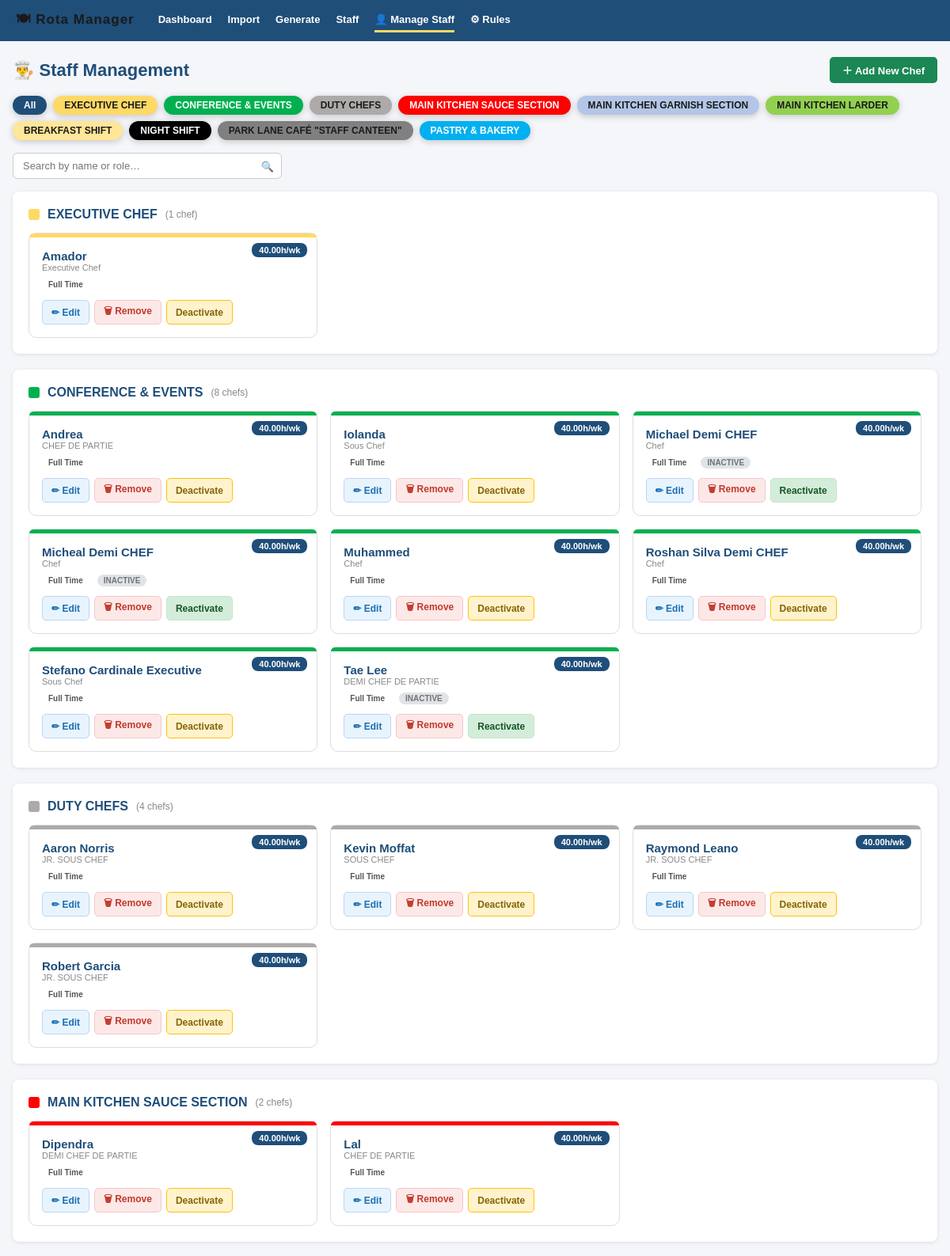
Page /staff/manage/ (upper part) on the committed database.
### rota/models.py (models this page shows, shortened)
class Section(models.Model):
    name = models.CharField(max_length=100, unique=True)
    order = models.IntegerField(default=0)
    class Meta:
        ordering = ['order']

class Staff(models.Model):
    EMPLOYMENT_TYPES = [
        ('full_time', 'Full Time'),
        ('part_time', 'Part Time'),
        ('agency', 'Agency'),
        ('zero_hours', 'Zero Hours'),
    ]
    name = models.CharField(max_length=150)
    role = models.CharField(max_length=100, blank=True)
    section = models.ForeignKey(Section, on_delete=models.SET_NULL, null=True, related_name='staff')
    is_active = models.BooleanField(default=True)
    typical_shifts = models.TextField(default='{}', help_text='JSON: day_of_week -> preferred shift')
    contracted_hours_pw = models.DecimalField(
        max_digits=5, decimal_places=2, default=40.0,
        help_text='Contracted hours per week'
    )
    start_date = models.DateField(null=True, blank=True)
    end_date = models.DateField(null=True, blank=True)
    email = models.EmailField(blank=True)
    phone = models.CharField(max_length=30, blank=True)
    employment_type = models.CharField(
        max_length=20, default='full_time', choices=EMPLOYMENT_TYPES
    )

### rota/views.py (the view)
# urls.py: path('staff/manage/', views.staff_manage, name='staff_manage'),
def staff_manage(request):
    sections = list(Section.objects.order_by('order'))
    for sec in sections:
        sec.color = _section_color(sec.name)
    sections_with_staff = []
    for sec in sections:
        members = list(Staff.objects.filter(section=sec).order_by('name'))
        if members:
            sections_with_staff.append((sec, members))
    return render(request, 'rota/staff_manage.html', {
        'sections': sections,
        'sections_with_staff': sections_with_staff,
    })

### rota/templatetags/rota_extras.py (called while the page is built)
@register.filter(name='chef_json')
def chef_json(chef):
    return json.dumps({
        'id': chef.id,
        'name': chef.name,
        'role': chef.role,
        'section_id': chef.section_id,
        'employment_type': chef.employment_type,
        'contracted_hours_pw': float(chef.contracted_hours_pw),
        'email': chef.email,
        'phone': chef.phone,
        'start_date': chef.start_date.isoformat() if chef.start_date else '',
        'end_date': chef.end_date.isoformat() if chef.end_date else '',
        'is_active': chef.is_active,
    })

### rota/views.py (called while the page is built)
def _section_color(section_name):
    name = (section_name or '').upper()
    for keyword, color in SECTION_COLORS.items():
        if keyword.upper() in name or name in keyword.upper():
            return color
    return '#888888'

### rota/templates/rota/staff_manage.html (shortened to what this page needs)
{% extends 'rota/base.html' %}
{% load rota_extras %}
{% block content %}
<div style="display:flex;align-items:center;justify-content:space-between;margin-bottom:16px;flex-wrap:wrap;gap:8px;">
  <h1 style="margin:0;">👨‍🍳 Staff Management</h1>
  <button class="btn btn-success" onclick="openAdd()">＋ Add New Chef</button>
</div>
<div class="section-filter" id="sec-filter">
  <button class="sec-btn active" data-sec="all" style="background:#1f4e79;color:#fff;"
    onclick="filterSection(this,'all')">All</button>
  {% for section in sections %}
  <button class="sec-btn active" data-sec="{{ section.id }}"
    style="background:{{ section.color|default:'#888' }};color:{% if section.color == '#000000' or section.color == '#FF0000' or section.color == '#333333' %}#fff{% elif section.color == '#00B050' or section.color == '#00B0F0' %}#fff{% else %}#1a1a1a{% endif %};"
    onclick="filterSection(this,'{{ section.id }}')">{{ section.name }}</button>
  {% endfor %}
</div>
<div class="search-bar">
  <input type="text" id="search-input" placeholder="Search by name or role…" oninput="filterSearch()">
  <span class="icon">🔍</span>
</div>
{% if sections_with_staff %}
  {% for section, staff_members in sections_with_staff %}
  <div class="card" id="sec-block-{{ section.id }}" style="margin-bottom:20px;">
    <h2 style="display:flex;align-items:center;gap:10px;margin-bottom:14px;">
      <span style="display:inline-block;width:14px;height:14px;border-radius:3px;background:{{ section.color|default:'#888' }};"></span>
      {{ section.name }}
      <span style="font-size:12px;font-weight:400;color:#888;">({{ staff_members|length }} chef{{ staff_members|length|pluralize }})</span>
    </h2>
    <div class="staff-grid">
    {% for chef in staff_members %}
    <div class="chef-card" id="chef-{{ chef.id }}" data-sec="{{ section.id }}"
         data-name="{{ chef.name|lower }}" data-role="{{ chef.role|lower }}">
      <div class="section-bar" style="background:{{ section.color|default:'#888' }};"></div>
      <span class="hours-badge" title="Contracted hours/week">{{ chef.contracted_hours_pw }}h/wk</span>
      <div class="chef-name">{{ chef.name }}</div>
      <div class="chef-role">{{ chef.role|default:"Chef" }}</div>
      <div class="meta">
        <span class="chip chip-{{ chef.employment_type }}">{{ chef.get_employment_type_display }}</span>
        {% if not chef.is_active %}<span class="chip chip-inactive">INACTIVE</span>{% endif %}
      </div>
      <div style="margin-top:12px;display:flex;gap:6px;">
        <button class="btn btn-sm btn-edit" onclick='editChef({{ chef|chef_json }})'>✏ Edit</button>
        <button class="btn btn-sm btn-delete" onclick="deleteChef({{ chef.id }},'{{ chef.name|escapejs }}')">🗑 Remove</button>
        {% if chef.is_active %}
        <button class="btn btn-sm" style="background:#fff3cd;border:1px solid #ffc107;color:#856404;"
          onclick="toggleActive({{ chef.id }},false,'{{ chef.name|escapejs }}')">Deactivate</button>
        {% else %}
        <button class="btn btn-sm" style="background:#d4edda;border:1px solid #c3e6cb;color:#155724;"
          onclick="toggleActive({{ chef.id }},true,'{{ chef.name|escapejs }}')">Reactivate</button>
        {% endif %}
      </div>
    </div>
    {% endfor %}
    </div>
  </div>
  {% empty %}
  <div class="empty-section">No staff in this section yet.</div>
  {% endfor %}
{% else %}
<div class="card empty-section">
  <p>No staff members found. Import a rota or add chefs manually using the button above.</p>
</div>
{% endif %}
{% endblock %}

### rota/templates/rota/base.html (style rules this page uses)
:root { --navy: #1f4e79; --blue: #2e75b6; --light-blue: #d6e4f7; --green: #70ad47; --light-green: #e2efda; --yellow: #ffd966; --red: #ff0000; --grey: #d9d9d9; --white: #ffffff; --text: #1a1a1a; --shift-early: #C0E6F5; --shift-am: #E2EFDA; --shift-pm: #FCE4D6; --shift-late: #F4B084; --shift-night: #B4C6E7; --shift-off: #d9d9d9; --shift-h: #ffd966; --shift-sick: #ffb3b3; --shift-other: #ffe4d0; --shift-breakfast: #c4f2de; --shift-brunch: #457aed; --sec-exec: #FFD966; --sec-conf: #00B050; --sec-duty: #AEAAAA; --sec-sauce: #FF0000; --sec-garnish: #B4C6E7; --sec-larder: #92D050; --sec-breakfast: #FFE699; --sec-night: #333333; --sec-canteen: #808080; --sec-pastry: #00B0F0; --sec-terrace: #F4B084; }
* { box-sizing: border-box; margin: 0; padding: 0; }
body { font-family: Arial, sans-serif; font-size: 13px; color: var(--text); background: #f4f6f9; }
h1 { font-size: 22px; color: var(--navy); margin-bottom: 20px; }
h2 { font-size: 16px; color: var(--navy); margin-bottom: 12px; }
.card { background: #fff; border-radius: 8px; box-shadow: 0 1px 4px rgba(0,0,0,.1); padding: 20px; margin-bottom: 20px; }
.btn { display: inline-block; padding: 7px 16px; border-radius: 5px; font-size: 13px; font-weight: 600; cursor: pointer; border: none; text-decoration: none; }
.btn-success { background: #1a8754; color: #fff; }
.btn-sm { padding: 4px 11px; font-size: 12px; }
input, select { padding: 7px 10px; border: 1px solid #ccc; border-radius: 4px; font-size: 13px; }

### rota/templates/rota/staff_manage.html (style rules this page uses)
:root { --sec-exec: #FFD966; --sec-conf: #00B050; --sec-duty: #AEAAAA; --sec-sauce: #FF0000; --sec-garnish: #B4C6E7; --sec-larder: #92D050; --sec-breakfast: #FFE699; --sec-night: #333333; --sec-canteen: #808080; --sec-pastry: #00B0F0; --sec-terrace: #F4B084; }
.staff-grid { display:grid; grid-template-columns:repeat(auto-fill,minmax(320px,1fr)); gap:16px; }
.chef-card { background:#fff; border:1px solid #ddd; border-radius:10px; padding:16px; position:relative; transition:box-shadow .15s; }
.chef-card .section-bar { height:5px; border-radius:5px 5px 0 0; position:absolute; top:0; left:0; right:0; }
.chef-card .chef-name { font-size:15px; font-weight:700; color:#1f4e79; margin-top:4px; }
.chef-card .chef-role { font-size:11px; color:#888; margin-bottom:8px; }
.chef-card .meta { font-size:11px; color:#555; display:flex; gap:10px; flex-wrap:wrap; margin-top:4px; }
.chip { display:inline-block; padding:2px 8px; border-radius:10px; font-size:10px; font-weight:600; }
.chip-inactive { background:#e2e3e5; color:#6c757d; }
.btn-edit { background:#e8f4fd; color:#1a6fb5; border:1px solid #bcd4f5; }
.btn-delete { background:#fde8e8; color:#c0392b; border:1px solid #f5c6cb; }
.section-filter { display:flex; flex-wrap:wrap; gap:8px; margin-bottom:16px; }
.sec-btn { padding:5px 14px; border-radius:20px; font-size:12px; font-weight:600; border:none; cursor:pointer; opacity:.65; }
.sec-btn.active { opacity:1; box-shadow:0 2px 8px rgba(0,0,0,.2); }
.hours-badge { position:absolute; top:12px; right:12px; background:#1f4e79; color:#fff; border-radius:8px; padding:3px 9px; font-size:11px; font-weight:700; }
.search-bar { position:relative; max-width:340px; margin-bottom:16px; }
.search-bar input { width:100%; padding:8px 36px 8px 12px; border:1px solid #ccc; border-radius:6px; font-size:13px; }
.search-bar .icon { position:absolute; right:10px; top:50%; transform:translateY(-50%); color:#888; }

### rows in the picture
Section: name "EXECUTIVE CHEF", staff_members "1"
Section: name "CONFERENCE & EVENTS", staff_members "8"
Section: name "DUTY CHEFS", staff_members "4"
Section: name "MAIN KITCHEN SAUCE SECTION", staff_members "2"
Section: name "MAIN KITCHEN GARNISH SECTION"
Section: name "MAIN KITCHEN LARDER"
Section: name "BREAKFAST SHIFT"
Section: name "NIGHT SHIFT"
Section: name "PARK LANE CAFÉ \"STAFF CANTEEN\""
Section: name "PASTRY & BAKERY"
Staff: contracted_hours_pw "40.00", name "Amador", role "Executive Chef", employment_type "Full Time"
Staff: contracted_hours_pw "40.00", name "Andrea", role "CHEF DE PARTIE", employment_type "Full Time"
Staff: contracted_hours_pw "40.00", name "Iolanda", role "Sous Chef", employment_type "Full Time"
Staff: contracted_hours_pw "40.00", name "Michael Demi CHEF", role "Chef", employment_type "Full Time", is_active "INACTIVE"
Staff: contracted_hours_pw "40.00", name "Micheal Demi CHEF", role "Chef", employment_type "Full Time", is_active "INACTIVE"
Staff: contracted_hours_pw "40.00", name "Muhammed", role "Chef", employment_type "Full Time"
Staff: contracted_hours_pw "40.00", name "Roshan Silva Demi CHEF", role "Chef", employment_type "Full Time"
Staff: contracted_hours_pw "40.00", name "Stefano Cardinale Executive", role "Sous Chef", employment_type "Full Time"
Staff: contracted_hours_pw "40.00", name "Tae Lee", role "DEMI CHEF DE PARTIE", employment_type "Full Time", is_active "INACTIVE"
Staff: contracted_hours_pw "40.00", name "Aaron Norris", role "JR. SOUS CHEF", employment_type "Full Time"
Staff: contracted_hours_pw "40.00", name "Kevin Moffat", role "SOUS CHEF", employment_type "Full Time"
Staff: contracted_hours_pw "40.00", name "Raymond Leano", role "JR. SOUS CHEF", employment_type "Full Time"
Staff: contracted_hours_pw "40.00", name "Robert Garcia", role "JR. SOUS CHEF", employment_type "Full Time"
Staff: contracted_hours_pw "40.00", name "Dipendra", role "DEMI CHEF DE PARTIE", employment_type "Full Time"
Staff: contracted_hours_pw "40.00", name "Lal", role "CHEF DE PARTIE", employment_type "Full Time"
